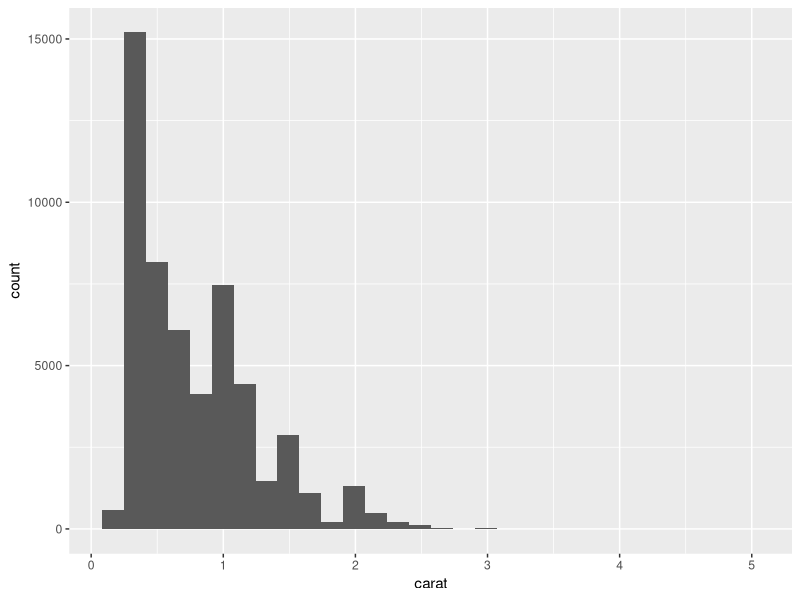
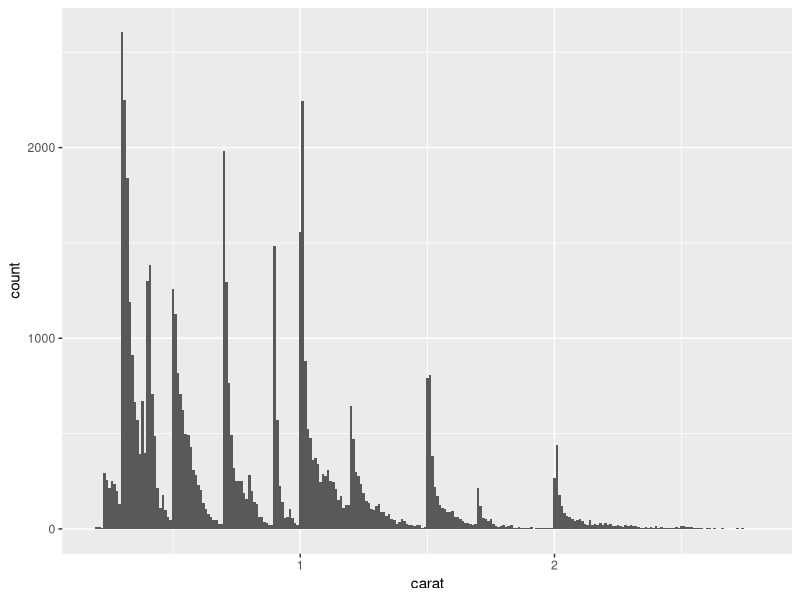
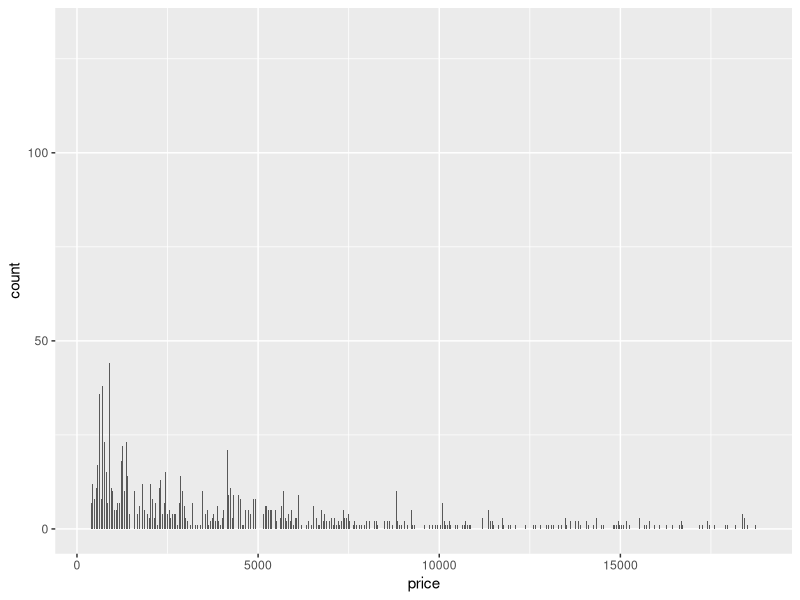
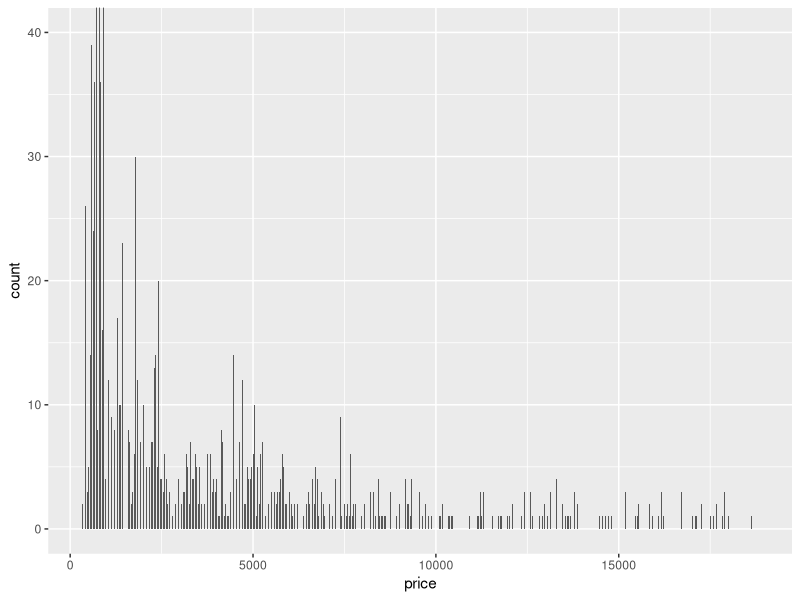
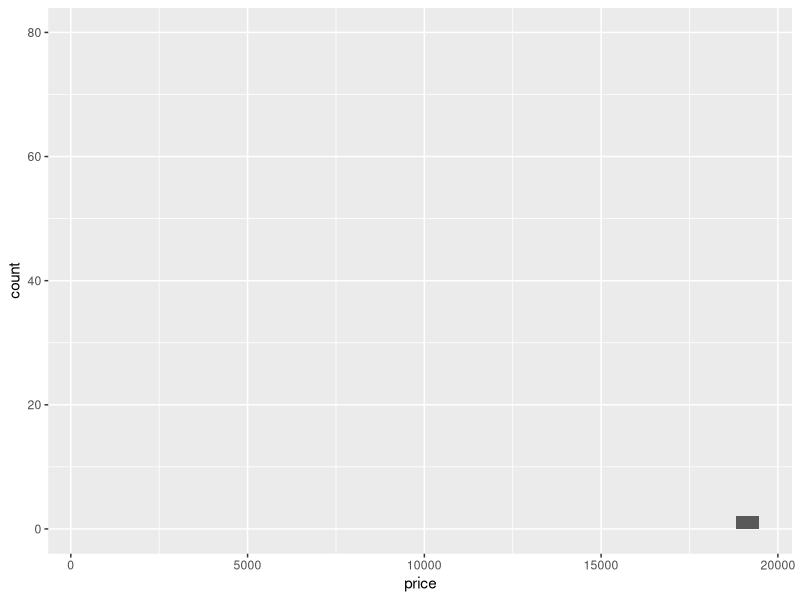

R code for these plots, in order:
library(tidyverse)
ggplot(diamonds, aes(x = carat)) +
  geom_histogram()


smaller <- diamonds |> 
  filter (carat < 3) 

smaller |> 
ggplot(aes(x = carat)) +
  geom_histogram(binwidth = 0.01)

ggplot(diamonds, aes(x = price)) +
  geom_histogram(binwidth = .5)

ggplot(diamonds, aes(x = price)) +
  geom_histogram(binwidth = .5) +
  coord_cartesian(ylim = c(0, 40))

ggplot(diamonds, aes(x = price)) +
  geom_histogram(bindwidth = 0.5) +
  ylim(0, 80)

unusual <- diamonds |> 
  filter(y < 1 | y > 20) |> 
  select(price, x, y, z) |> 
  arrange(y)
unusual


